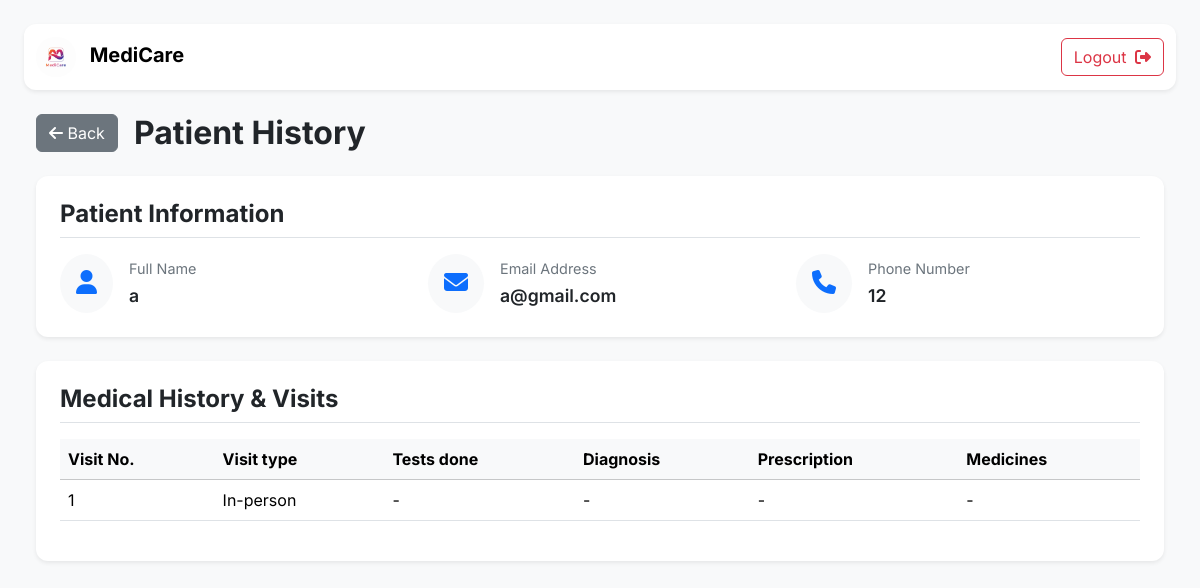
Screenshot of /patient_history?id=1 (signed in) with the database file from the repository.
### application/models.py (models this page shows)
class Patient(db.Model):
    __tablename__ = 'patient'
    id = db.Column(db.Integer(),primary_key = True)
    blocked = db.Column(db.Boolean(), default=False, nullable=False)
    user_id = db.Column(db.Integer(), db.ForeignKey('user.id', ondelete="CASCADE"), nullable=False)
    name = db.Column(db.String(), nullable=False)
    age = db.Column(db.Integer(), nullable=False)
    gender = db.Column(db.String(), nullable=False)
    phone = db.Column(db.String(), nullable=False)
    email = db.Column(db.String(), nullable=False)
    appointment = db.relationship('Appointment', backref='patient')

class Treatment(db.Model):
    __tablename__ = 'treatment'
    id = db.Column(db.Integer(),primary_key = True)
    appointment_id = db.Column(db.Integer(), db.ForeignKey('appointment.id', ondelete="CASCADE"), nullable=False)
    doctor_id = db.Column(db.Integer(), db.ForeignKey('doctor.id', ondelete="CASCADE"), nullable=False)
    date = db.Column(db.String(), nullable=False)
    time = db.Column(db.String(), nullable=False)
    visit_type = db.Column(db.String(), nullable=False)
    tests_done = db.Column(db.String(), nullable = True)
    diagnosis = db.Column(db.String(), nullable = True)
    prescription = db.Column(db.String(), nullable = True)
    medicines = db.Column(db.String(), nullable = True)
    appointment = db.relationship('Appointment',backref=db.backref('treatments', passive_deletes=True))
    doctor = db.relationship('Doctor', backref='treatments')

### application/controllers.py (the view, shortened to what this page needs)
@app.route("/patient_history")
def patient_history():
    user = current_user()
    if not user:
        return redirect("/login")
    patient_id = request.args.get("id")
    if patient_id and user.type == "admin":
        patient = Patient.query.get_or_404(patient_id)
        appointments = Appointment.query.filter_by(patient_id=patient.id).all()
        treatments = Treatment.query.join(Appointment).filter(
            Appointment.patient_id == patient.id
        ).all()
        return render_template(
            "patient_history.html",
            this_user=user,
            patient=patient,
            appointments=appointments,
            treatments=treatments
        )

### application/controllers.py (called while the page is built)
def current_user():
    uid = session.get("user_id")
    return User.query.get(uid) if uid else None

### templates/patient_history.html (shortened to what this page needs)
<!DOCTYPE html>
<html lang="en">
<head>
    <link href="https://cdn.jsdelivr.net/npm/bootstrap@5.3.2/dist/css/bootstrap.min.css" rel="stylesheet">
</head>
<body class="p-4">
    <nav class="navbar navbar-expand-lg navbar-light bg-white shadow-sm sticky-top mb-4"
        style="border-radius: 0.75rem;">
        <div class="container-fluid">
            <a class="navbar-brand" href="/doctor">
                <img src="{{ url_for('static', filename='logo2.png') }}" alt="Logo"
                    style="height: 40px; border-radius: 50%;">
                <span class="fw-bold ms-2">MediCare</span>
            </a>
            <div class="collapse navbar-collapse" id="adminNav">
                <ul class="navbar-nav ms-auto mb-2 mb-lg-0">
                    <li class="nav-item">
                        <a href="/logout" class="btn btn-outline-danger ms-lg-2">Logout <i
                                class="fa-solid fa-right-from-bracket ms-1"></i></a>
                    </li>
                </ul>
            </div>
        </div>
    </nav>
    <main class="container-fluid">
        <div class="d-flex justify-content-between align-items-center mb-4">
            <div class="d-flex align-items-center">
                {% if this_user.type == "admin" %}
                <a href="/admin" class="btn btn-secondary me-3">
                    <i class="fa-solid fa-arrow-left"></i> Back
                </a>
                {% elif this_user.type == "patient" %}
                <a href="/patient" class="btn btn-secondary me-3">
                    <i class="fa-solid fa-arrow-left"></i> Back
                </a>
                {% else %}
                <a href="/doctor" class="btn btn-secondary me-3">
                    <i class="fa-solid fa-arrow-left"></i> Back
                </a>
                {% endif %}
                <h2 class="mb-0 fw-bold">Patient History</h2>
            </div>
        </div>
        <div class="card shadow-sm p-4 mb-4">
            <h4 class="fw-bold mb-3 pb-2 border-bottom">Patient Information</h4>
            <div class="row g-4">
                <div class="col-md-4">
                    <div class="d-flex align-items-center">
                        <div class="bg-light rounded-circle p-3 me-3 text-primary">
                            <i class="fa-solid fa-user fs-4"></i>
                        </div>
                        <div>
                            <div class="info-label">Full Name</div>
                            <div class="info-value">{{patient.name}}</div>
                        </div>
                    </div>
                </div>
                <div class="col-md-4">
                    <div class="d-flex align-items-center">
                        <div class="bg-light rounded-circle p-3 me-3 text-primary">
                            <i class="fa-solid fa-envelope fs-4"></i>
                        </div>
                        <div>
                            <div class="info-label">Email Address</div>
                            <div class="info-value">{{patient.email}}</div>
                        </div>
                    </div>
                </div>
                <div class="col-md-4">
                    <div class="d-flex align-items-center">
                        <div class="bg-light rounded-circle p-3 me-3 text-primary">
                            <i class="fa-solid fa-phone fs-4"></i>
                        </div>
                        <div>
                            <div class="info-label">Phone Number</div>
                            <div class="info-value">{{patient.phone}}</div>
                        </div>
                    </div>
                </div>
            </div>
        </div>
        <div class="card shadow-sm p-4">
            <h4 class="fw-bold mb-3 pb-2 border-bottom">Medical History & Visits</h4>
            <div class="table-responsive">
                <table class="table table-hover align-middle">
                    <thead class="table-light">
                        <tr>
                            <th scope="col">Visit No.</th>
                            <th scope="col">Visit type</th>
                            <th scope="col">Tests done</th>
                            <th scope="col">Diagnosis</th>
                            <th scope="col">Prescription</th>
                            <th scope="col">Medicines</th>
                        </tr>
                    </thead>
                    <tbody>
                        {% if treatments %}
                        {% for t in treatments %}
                        <tr>
                            <td>{{ loop.index }}</td>
                            <td>{{ t.visit_type }}</td>
                            <td>{{ t.tests_done or "-" }}</td>
                            <td>{{ t.diagnosis or "-" }}</td>
                            <td>{{ t.prescription or "-" }}</td>
                            <td>{{ t.medicines or "-" }}</td>
                        </tr>
                        {% endfor %}
                        {% endif %}
                    </tbody>
                </table>
            </div>
        </div>
    </main>
</body>
</html>

### templates/patient_history.html (style rules this page uses)
body { font-family: 'Inter', sans-serif; background-color: #f8f9fa; }
.card { border: none; border-radius: 0.75rem; }
.info-label { color: #6c757d; font-size: 0.9rem; margin-bottom: 0.2rem; }
.info-value { font-weight: 600; font-size: 1.1rem; color: #212529; }

### rows the page displays
Patient: name "a", email "a@gmail.com", phone "12"
Treatment: visit_type "In-person", tests_done "-", diagnosis "-", prescription "-", medicines "-"
